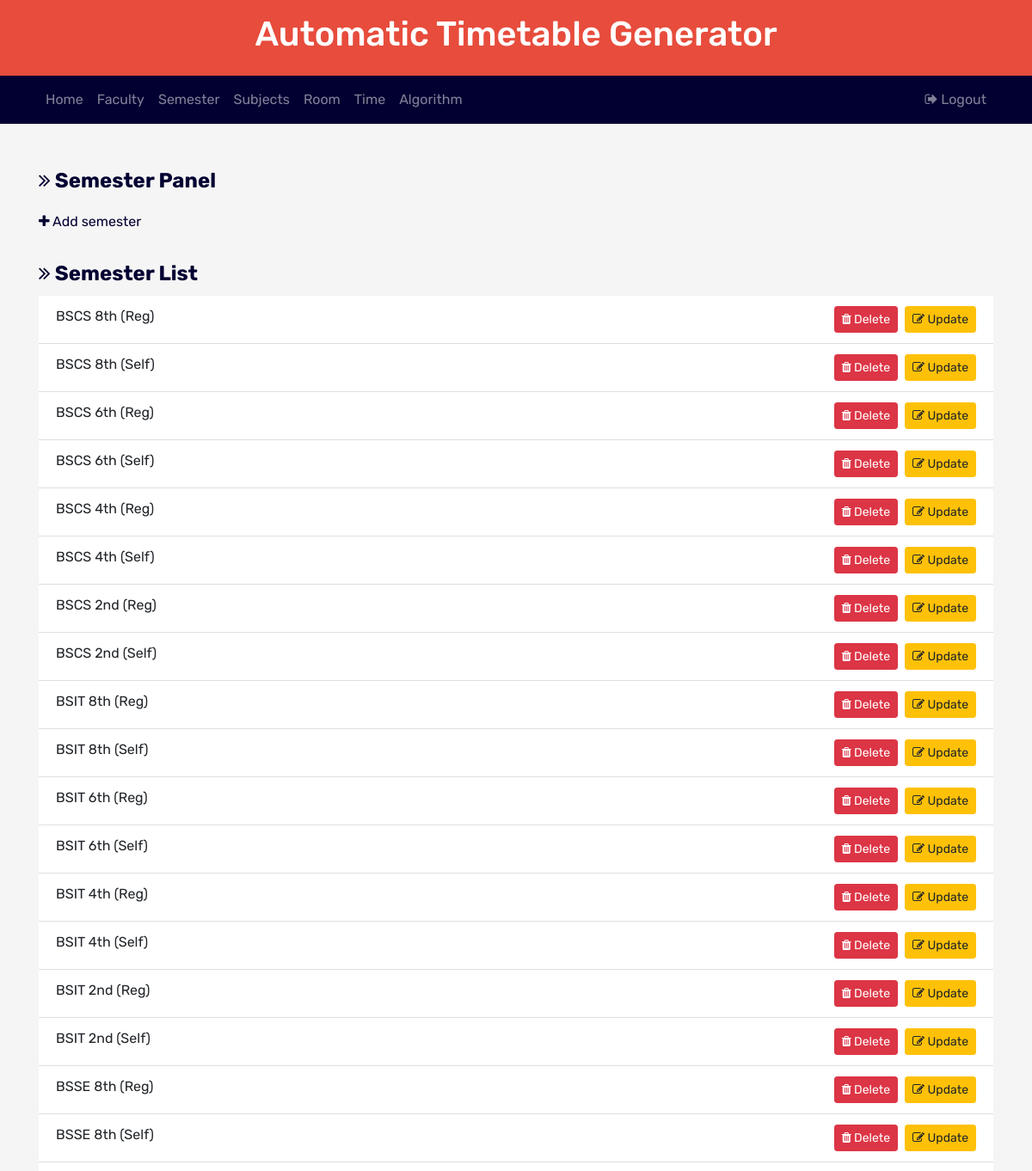
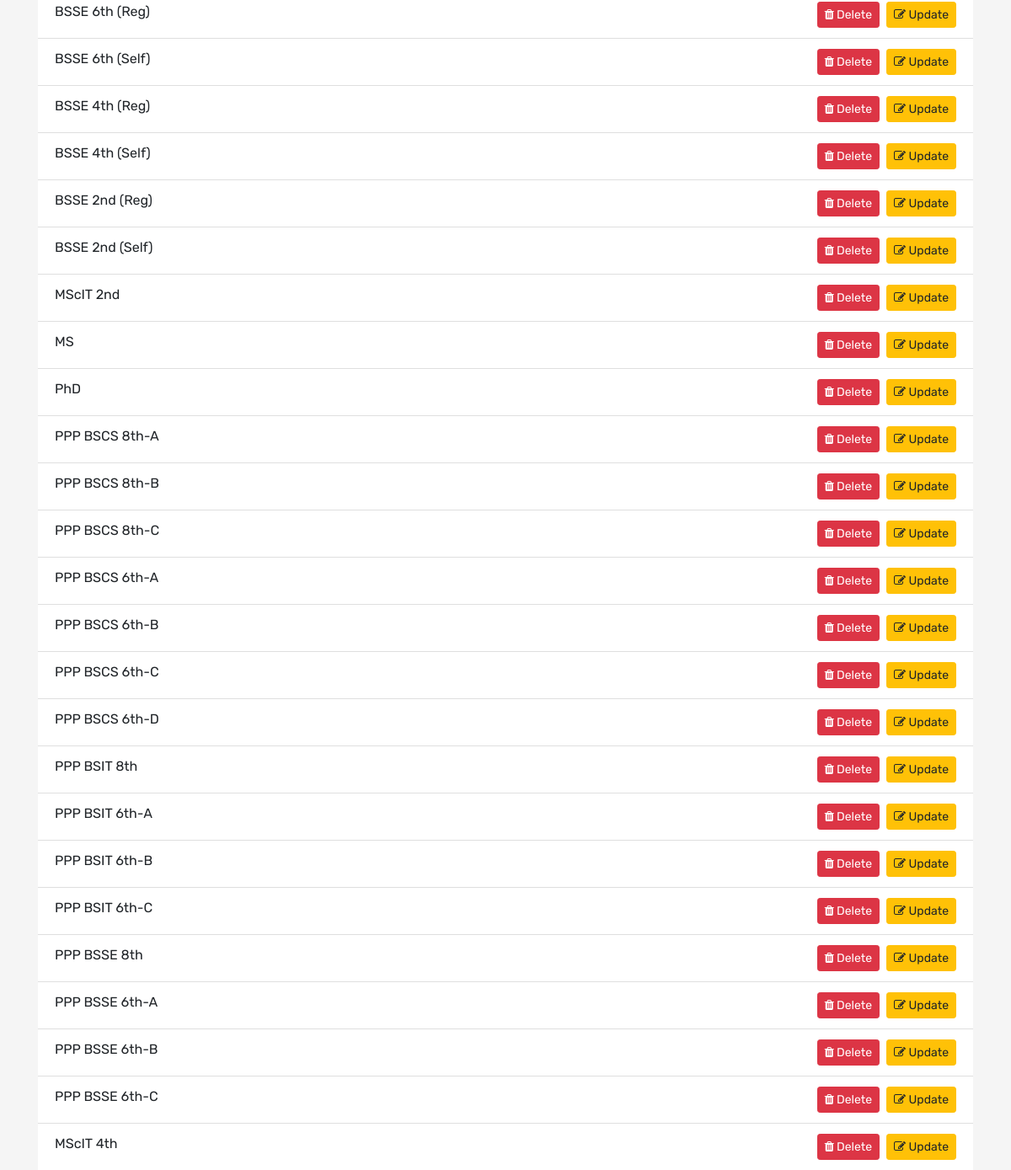
Page /semester.php on the committed database (2 pictures, top to bottom).
### tables this page shows
CREATE TABLE `semester` (
  `sem_id` int(100) NOT NULL,
  `sem_name` varchar(200) NOT NULL
);

### semester.php (the view, shortened to what this page needs)
<?php
	require('config/db.php');
	$query = 'SELECT * FROM semester';
	$result = mysqli_query($conn, $query);
	$semester_list = mysqli_fetch_all($result, MYSQLI_ASSOC);
?>
<?php include('inc/header.php') ?>
		<div class="container pt-5" >
			<div class="fpanel" >
				<fieldset style="padding:10px 0px;margin-bottom:20px;">
						<legend style="width:auto;font-weight:bold;color:#020031;"><i class="fa fa-angle-double-right" aria-hidden="true"></i> Semester Panel</legend>
						<a href="addsemester.php" style="color:#020031;" ><i class="fa fa-plus" aria-hidden="true"></i> Add semester</a>
			  </fieldset>
			<fieldset >
				<legend style="width:auto;font-weight:bold;color:#020031;"><i class="fa fa-angle-double-right" aria-hidden="true"></i> Semester List</legend>
				<ul class="list-group list-group-flush semester-list">
				<?php foreach($semester_list as $member) : ?>
					<li class="list-group-item"><?php echo $member['sem_name']; ?>
					<a class="btn btn-sm pull-right btn-warning" href="<?php echo ROOT_URL; ?>/updatesemester.php?id=<?php echo $member['sem_id']; ?>"><i class="fa fa-pencil-square-o" aria-hidden="true"></i> Update</a>
					<a class="btn btn-sm pull-right btn-danger mr-2" href="<?php echo ROOT_URL; ?>/deletesemester.php?id=<?php echo $member['sem_id']; ?>"><i class="fa fa-trash" aria-hidden="true"></i> Delete</a></li>
					<?php endforeach; ?>
				</ul>
			</fieldset>
			</div>
		</div>
	<?php include('inc/footer.php') ?>

### inc/header.php (shortened to what this page needs)
<!DOCTYPE html>
<html lang="en">
<head>
	<link rel="stylesheet" href="assets/bootstrap/css/bootstrap.min.css"/>
	<link rel="stylesheet" href="assets/font-awesome/css/font-awesome.min.css"/>
	<link rel="stylesheet" href="assets/css/animate.css"/>
	<link rel="stylesheet" href="assets/css/style.css"/>
</head>
<body>
	<header class="header-section">
		<div class="container">
			<div class="header-info py-3">
				<h1 style="text-align:center">Automatic Timetable Generator</h1>
			</div>
		</div>
	</header>
	<nav class="navbar navbar-expand-lg navbar-dark" style="background-color: #020031;">
		<div class="container">
			<ul class="navbar-nav">
				<li class="nav-item"><a class="nav-link" href="dashboard.php">Home</a></li>
				<li class="nav-item"><a class="nav-link" href="faculty.php">Faculty</a></li>
				<li class="nav-item"><a class="nav-link" href="semester.php">Semester</a></li>
				<li class="nav-item"><a class="nav-link" href="subject.php">Subjects</a></li>
				<li class="nav-item"><a class="nav-link" href="room.php">Room</a></li>
				<li class="nav-item"><a class="nav-link" href="time.php">Time</a></li>
				<li class="nav-item"><a class="nav-link" href="algorithm.php">Algorithm</a></li>
			</ul>
			<ul class="navbar-nav">
				<li class="nav-item pull-right"><a class="nav-link" href="logout.php"><i class="fa fa-sign-out" aria-hidden="true"></i> Logout</a></li>
			</ul>
		</div>
	</nav>

### inc/footer.php (shortened to what this page needs)
</body>
</html>

### assets/css/style.css (style rules this page uses)
* { font-family: Rubik; }
body { background-color: #f5f5f5; }
.header-section { background-color: #E74C3C; color:#fff; }

### rows in the picture
semester: sem_name "BSCS 8th (Reg)"
semester: sem_name "BSCS 8th (Self)"
semester: sem_name "BSCS 6th (Reg)"
semester: sem_name "BSCS 6th (Self)"
semester: sem_name "BSCS 4th (Reg)"
semester: sem_name "BSCS 4th (Self)"
semester: sem_name "BSCS 2nd (Reg)"
semester: sem_name "BSCS 2nd (Self)"
semester: sem_name "BSIT 8th (Reg)"
semester: sem_name "BSIT 8th (Self)"
semester: sem_name "BSIT 6th (Reg)"
semester: sem_name "BSIT 6th (Self)"
semester: sem_name "BSIT 4th (Reg)"
semester: sem_name "BSIT 4th (Self)"
semester: sem_name "BSIT 2nd (Reg)"
semester: sem_name "BSIT 2nd (Self)"
semester: sem_name "BSSE 8th (Reg)"
semester: sem_name "BSSE 8th (Self)"
semester: sem_name "BSSE 6th (Reg)"
semester: sem_name "BSSE 6th (Self)"
semester: sem_name "BSSE 4th (Reg)"
semester: sem_name "BSSE 4th (Self)"
semester: sem_name "BSSE 2nd (Reg)"
semester: sem_name "BSSE 2nd (Self)"
semester: sem_name "MScIT 2nd"
semester: sem_name "MS"
semester: sem_name "PhD"
semester: sem_name "PPP BSCS 8th-A"
semester: sem_name "PPP BSCS 8th-B"
semester: sem_name "PPP BSCS 8th-C"
semester: sem_name "PPP BSCS 6th-A"
semester: sem_name "PPP BSCS 6th-B"
semester: sem_name "PPP BSCS 6th-C"
semester: sem_name "PPP BSCS 6th-D"
semester: sem_name "PPP BSIT 8th"
semester: sem_name "PPP BSIT 6th-A"
semester: sem_name "PPP BSIT 6th-B"
semester: sem_name "PPP BSIT 6th-C"
semester: sem_name "PPP BSSE 8th"
semester: sem_name "PPP BSSE 6th-A"
semester: sem_name "PPP BSSE 6th-B"
semester: sem_name "PPP BSSE 6th-C"
semester: sem_name "MScIT 4th"
